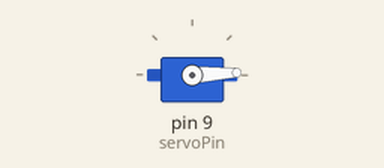
A sketch run on a simulated Arduino Uno, built with avr-gcc and run on an emulated ATmega328P. Parts: servo.

Above: at 0.05 s.
At 0.9 s:
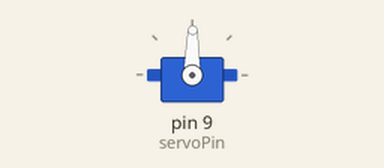
At 1.75 s:
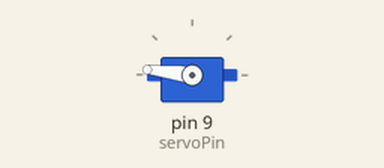
At 3.45 s:
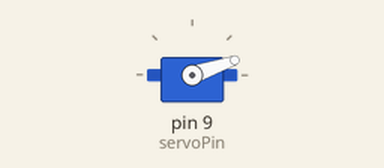
Timing chart, 0 to 8.3 s (numbered marks = the images above):
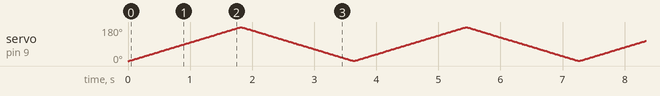

The sketch:

ServoMotorKontrol.ino
```cpp
//ARDUNİO UNO İLE


#include <Servo.h>  //Servo motor kütüphanesi
int servoPin = 9; //çıkış pini belirlenmesi (... olarak girdik)
Servo servo;//servo ismi
int Derece = A0;  // motor sıfır dereceden başlayacak
void setup()
{
  servo.attach(servoPin); //servoyu bağladığımız pinin tanımı
}
 void loop()
 {
  for(Derece = 0; Derece < 180; Derece++)  //Motor 180 derece ileri dömesi
  {
    servo.write(Derece);
    delay(10);
   }

   for(Derece = 180; Derece > 0; Derece--) // motorun 180 derece geri dönmesi
   {
    servo.write(Derece);    // servo motoruna derece değerini gönderme
    delay(10);   // bekletme
   }
 }
```
